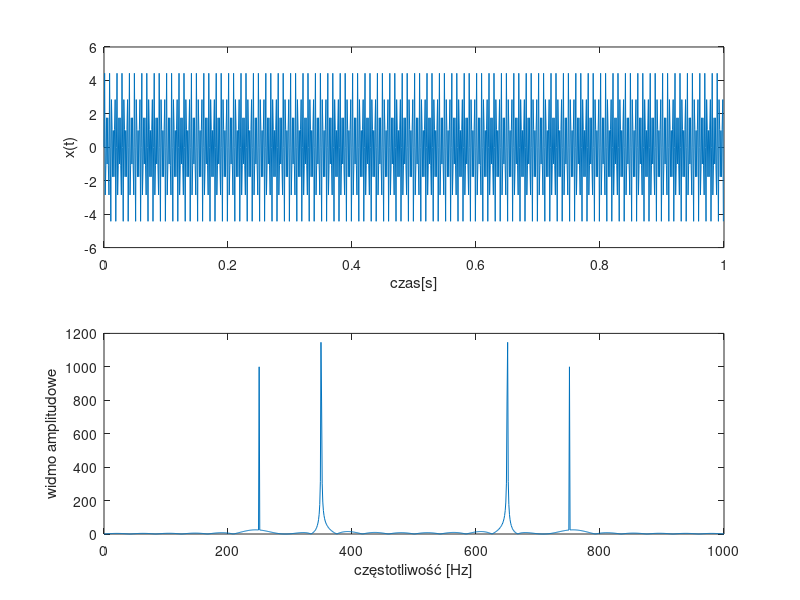

The MATLAB script that drew this image:
clear all;
close all;
%%
N=1000;
fp=1000;
t = [0:1/fp:(N-1)/fp];


%%
x=2*sin(2*pi*250*t)+3*sin(2*pi*350*t);%+2*rand(1,N);
subplot(211);
plot(t,x);
xlabel('czas[s]');
ylabel('x(t)');

%%
Nf=1024;
f=linspace(0,fp,Nf);
v=fft(x,Nf);
w=abs(v);

subplot(212);
plot(f,w);
xlabel('częstotliwość [Hz]');
ylabel('widmo amplitudowe');